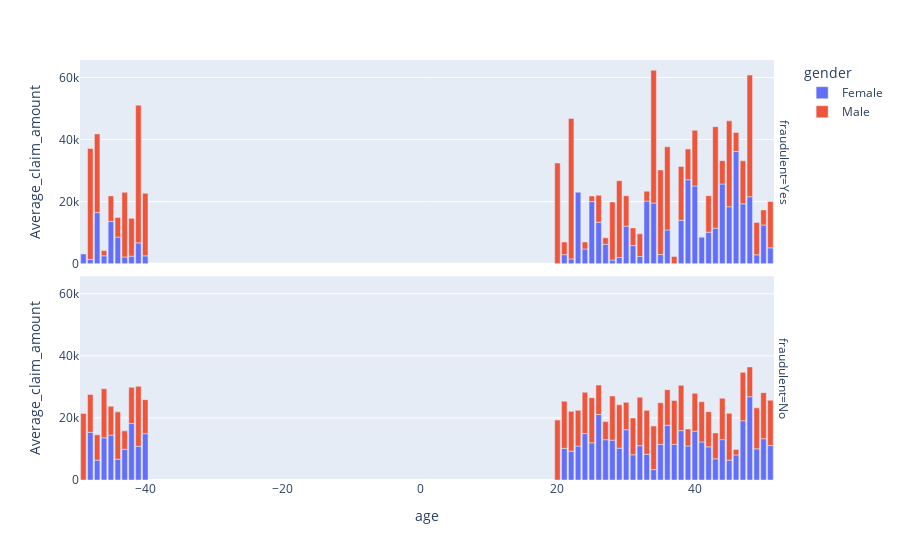

Source (notebook cell):
### Code cell
import plotly.express as px
fig = px.bar(i, x="age", y="Average_claim_amount", color="gender", facet_row="fraudulent")
fig.show()

### Figure 1 — Plotly figure (JSON) as saved in the notebook; plotly's stock layout.template omitted (floating-point values rounded to 4 significant figures)
{"data": [{"alignmentgroup": "True", "hovertemplate": "gender=Female<br>fraudulent=Yes<br>age=%{x}<br>Average_claim_amount=%{y}<extra></extra>", "legendgroup": "Female", "marker": {"color": "#636efa"}, "name": "Female", "offsetgroup": "Female", "orientation": "v", "showlegend": true, "textposition": "auto", "type": "bar", "x": [-49, -48, -47, -46, -45, -44, -43, -42, -41, -40, 21, 22, 23, 24, 25, 26, 27, 28, 29, 30, 31, 32, 33, 34, 35, 36, 38, 39, 40, 41, 42, 43, 44, 45, 46, 47, 48, 49, 50, 51], "xaxis": "x2", "y": [3140.0, 1357, 16468, 2547.0, 13600.0, 8573.0, 2182.0, 2426.0, 6710.0, 2530, 2915.0, 1537.0, 23060.0, 4727.0, 20020.0, 13363, 6250.0, 1173, 2001, 12110.0, 5844.0, 2337.0, 20180.0, 19550.0, 2944, 10880.0, 13970.0, 27060.0, 25060.0, 8542.0, 10160.0, 11460.0, 25680.0, 18360.0, 36150.0, 19297, 21590.0, 2852, 12470.0, 5107.0], "yaxis": "y2"}, {"alignmentgroup": "True", "hovertemplate": "gender=Female<br>fraudulent=No<br>age=%{x}<br>Average_claim_amount=%{y}<extra></extra>", "legendgroup": "Female", "marker": {"color": "#636efa"}, "name": "Female", "offsetgroup": "Female", "orientation": "v", "showlegend": false, "textposition": "auto", "type": "bar", "x": [-48, -47, -46, -45, -44, -43, -42, -41, -40, 21, 22, 23, 24, 25, 26, 27, 28, 29, 30, 31, 32, 33, 34, 35, 36, 37, 38, 39, 40, 41, 42, 43, 44, 45, 46, 47, 48, 49, 50, 51], "xaxis": "x", "y": [15380.0, 6380.0, 13590.0, 14470.0, 6682, 9896.0, 18180.0, 10840.0, 14940.0, 10205, 9277.0, 10930.0, 14960.0, 11990.0, 21090.0, 12990.0, 12850.0, 10259, 16200.0, 8132, 11050.0, 8288.0, 3365.0, 11430.0, 17630.0, 11470.0, 15910.0, 10950.0, 15740.0, 12271, 10690.0, 6835.0, 13000.0, 6383.0, 8066.0, 19100.0, 26835, 10036, 13298, 11110.0], "yaxis": "y"}, {"alignmentgroup": "True", "hovertemplate": "gender=Male<br>fraudulent=Yes<br>age=%{x}<br>Average_claim_amount=%{y}<extra></extra>", "legendgroup": "Male", "marker": {"color": "#EF553B"}, "name": "Male", "offsetgroup": "Male", "orientation": "v", "showlegend": true, "textposition": "auto", "type": "bar", "x": [-48, -47, -46, -45, -44, -43, -42, -41, -40, 20, 21, 22, 24, 25, 26, 27, 28, 29, 30, 31, 32, 33, 34, 35, 36, 37, 38, 39, 40, 42, 43, 44, 45, 46, 47, 48, 49, 50, 51], "xaxis": "x2", "y": [35765, 25360.0, 1668.0, 8254.0, 6336.0, 20840.0, 12200.0, 44367, 20170.0, 32407, 4058.0, 45287, 2283.0, 1794, 8702.0, 2108.0, 18720.0, 24760.0, 9796.0, 5693.0, 7283.0, 3208.0, 42800.0, 27270.0, 26780.0, 2317.0, 17390.0, 9902.0, 17940.0, 11760.0, 32690.0, 7516.0, 27660.0, 6149.0, 13869, 39192, 10460.0, 4849.0, 14960.0], "yaxis": "y2"}, {"alignmentgroup": "True", "hovertemplate": "gender=Male<br>fraudulent=No<br>age=%{x}<br>Average_claim_amount=%{y}<extra></extra>", "legendgroup": "Male", "marker": {"color": "#EF553B"}, "name": "Male", "offsetgroup": "Male", "orientation": "v", "showlegend": false, "textposition": "auto", "type": "bar", "x": [-49, -48, -47, -46, -45, -44, -43, -42, -41, -40, 20, 21, 22, 23, 24, 25, 26, 27, 28, 29, 30, 31, 32, 33, 34, 35, 36, 37, 38, 39, 40, 41, 42, 43, 44, 45, 46, 47, 48, 49, 50, 51], "xaxis": "x", "y": [21435, 12210.0, 8197.0, 15830.0, 9299.0, 15270.0, 5937.0, 11710.0, 19380.0, 10960, 19320, 15190.0, 12850.0, 11520.0, 13290.0, 14540.0, 9485.0, 5836.0, 14230, 13960.0, 8859.0, 11840.0, 15610.0, 14160.0, 14040.0, 13470.0, 11470.0, 14160.0, 14600.0, 5526.0, 12230.0, 12970.0, 11340.0, 8341.0, 13340.0, 15110.0, 1788, 15590.0, 9595, 13210.0, 14852, 14620.0], "yaxis": "y"}], "layout": {"annotations": [{"font": {}, "showarrow": false, "text": "fraudulent=No", "textangle": 90, "x": 0.98, "xanchor": "left", "xref": "paper", "y": 0.2425, "yanchor": "middle", "yref": "paper"}, {"font": {}, "showarrow": false, "text": "fraudulent=Yes", "textangle": 90, "x": 0.98, "xanchor": "left", "xref": "paper", "y": 0.7575, "yanchor": "middle", "yref": "paper"}], "barmode": "relative", "legend": {"title": {"text": "gender"}, "tracegroupgap": 0}, "margin": {"t": 60}, "xaxis": {"anchor": "y", "domain": [0, 0.98], "title": {"text": "age"}}, "xaxis2": {"anchor": "y2", "domain": [0, 0.98], "matches": "x", "showticklabels": false}, "yaxis": {"anchor": "x", "domain": [0, 0.485], "title": {"text": "Average_claim_amount"}}, "yaxis2": {"anchor": "x2", "domain": [0.515, 1], "matches": "y", "title": {"text": "Average_claim_amount"}}}}
